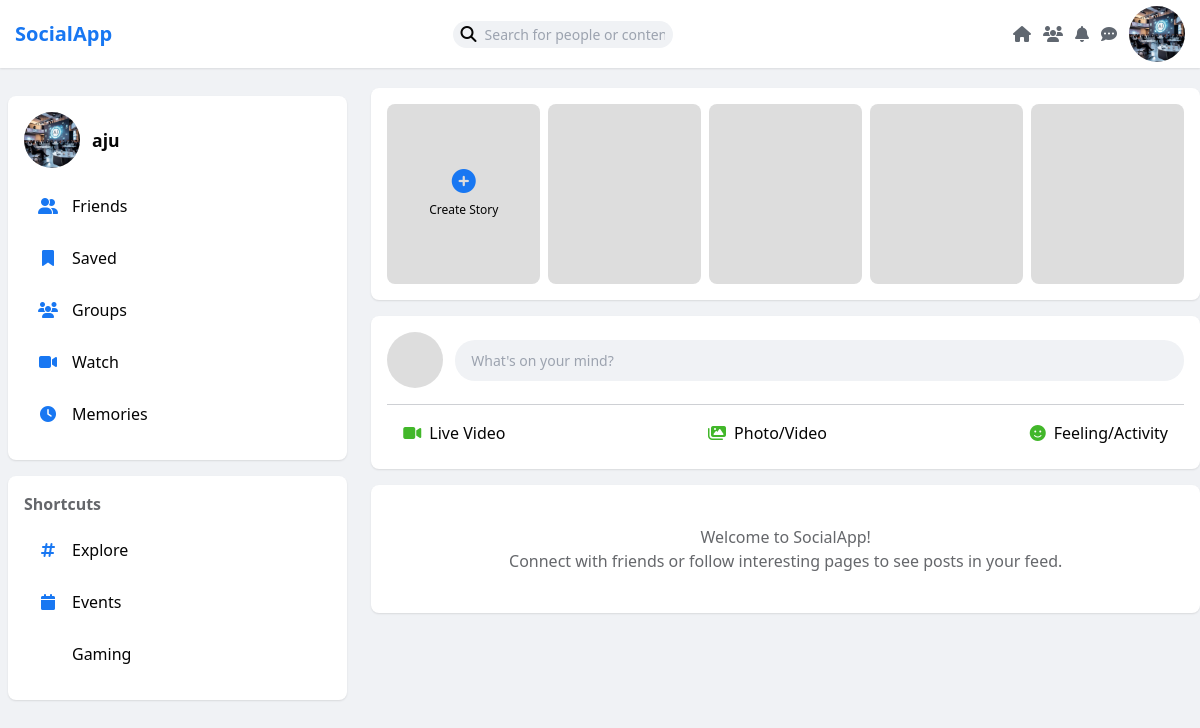
The app's page / (signed in), older data.
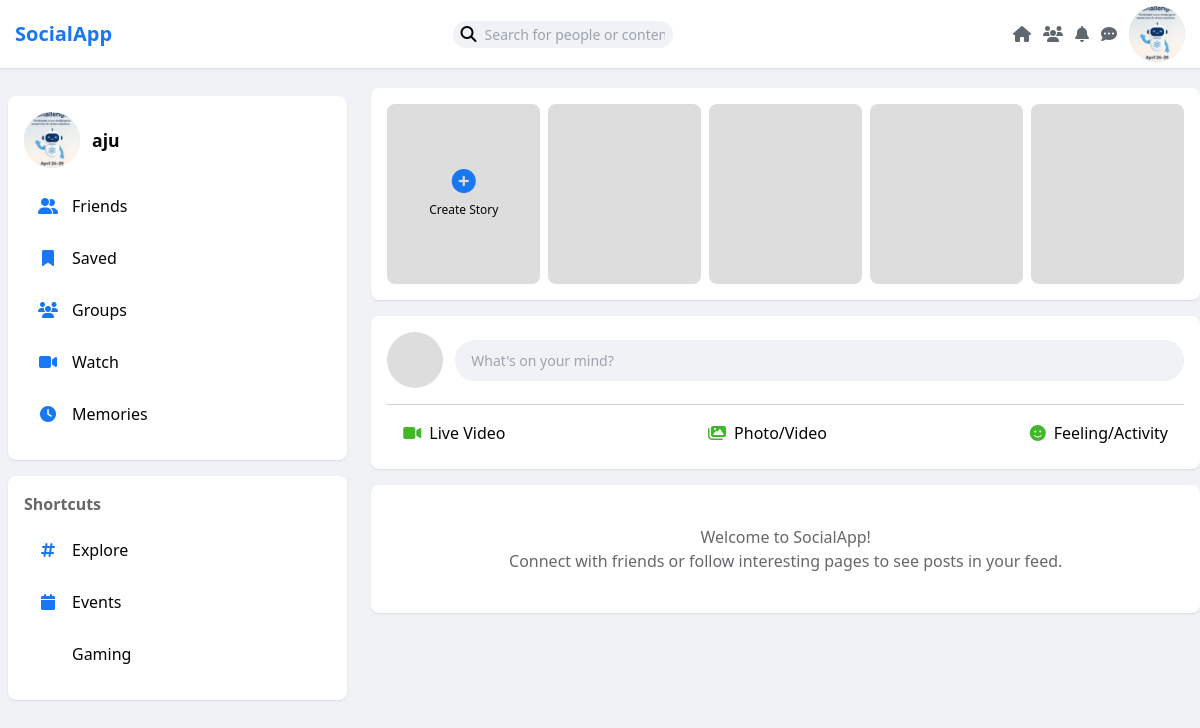
The same page, newer data.
### myapp/models.py (models this page shows, shortened)
class CustomUser(AbstractUser):
    email = models.EmailField(_('email address'), unique=True)
    profile_picture = models.ImageField(upload_to='profile_pics/', default='default.jpg')
    bio = models.TextField(max_length=500, blank=True)
    location = models.CharField(max_length=100, blank=True)
    birth_date = models.DateField(null=True, blank=True)

### myapp/views.py (the view)
# urls.py: path('', views.home_view, name='home'),
def home_view(request):
    return render(request, 'home.html')

### templates/home.html (shortened to what this page needs)
{% extends 'navbar.html' %}
{% load static %}
{% block content %}
    <link rel="stylesheet" href="https://cdnjs.cloudflare.com/ajax/libs/font-awesome/6.4.0/css/all.min.css">
    <div class="main-content">
        <div class="left-sidebar">
            <div class="profile-card">
                <div class="profile-info">
                    {% if user.is_authenticated and user.profile_picture %}
                    <img src="{{ user.profile_picture.url }}" alt="Profile Picture" class="user-avatar" />
                    {% else %}
                    <img src="{% static 'default-avatar.png' %}" alt="Default Avatar" class="user-avatar" />
                    {% endif %}
                    <div class="profile-name">{{ user.username }}</div>
                </div>
                <ul class="sidebar-menu">
                    <li>
                        <a href="{% url 'friends' %}">
                            <i class="fas fa-user-friends"></i>
                            <span>Friends</span>
                        </a>
                    </li>
                    <li>
                        <a href="{% url 'saved' %}">
                            <i class="fas fa-bookmark"></i>
                            <span>Saved</span>
                        </a>
                    </li>
                    <li>
                        <a href="{% url 'groups' %}">
                            <i class="fas fa-users"></i>
                            <span>Groups</span>
                        </a>
                    </li>
                    <li>
                        <a href="{% url 'watch' %}">
                            <i class="fas fa-video"></i>
                            <span>Watch</span>
                        </a>
                    </li>
                    <li>
                        <a href="{% url 'memories' %}">
                            <i class="fas fa-clock"></i>
                            <span>Memories</span>
                        </a>
                    </li>
                </ul>
            </div>
            <div class="sidebar-card">
                <div class="card-title">Shortcuts</div>
                <ul class="sidebar-menu">
                    <li>
                        <a href="{% url 'explore' %}">
                            <i class="fas fa-hashtag"></i>
                            <span>Explore</span>
                        </a>
                    </li>
                    <li>
                        <a href="{% url 'events' %}">
                            <i class="fas fa-calendar"></i>
                            <span>Events</span>
                        </a>
                    </li>
                    <li>
                        <a href="{% url 'gaming' %}">
                            <span>Gaming</span>
                        </a>
                    </li>
                </ul>
            </div>
        </div>
        <div class="center-feed">
            <div class="stories">
                <div class="story story-add">
                    <i class="fas fa-plus-circle"></i>
                    <span>Create Story</span>
                </div>
                <div class="story"></div>
                <div class="story"></div>
                <div class="story"></div>
                <div class="story"></div>
            </div>
            <div class="create-post">
                <div class="post-input">
                    <div class="user-avatar"></div>
                    <input type="text" placeholder="What's on your mind?">
                </div>
                <div class="post-options">
                    <div class="post-option">
                        <i class="fas fa-video"></i>
                        <span>Live Video</span>
                    </div>
                    <div class="post-option">
                        <i class="fas fa-images"></i>
                        <span>Photo/Video</span>
                    </div>
                    <div class="post-option">
                        <i class="fas fa-smile"></i>
                        <span>Feeling/Activity</span>
                    </div>
                </div>
            </div>
            <div class="empty-feed">
                <h3>Welcome to SocialApp!</h3>
                <p>Connect with friends or follow interesting pages to see posts in your feed.</p>
            </div>
        </div>
    </div>
{% endblock %}

### templates/navbar.html (shortened to what this page needs)
{% load static %}
<!DOCTYPE html>
<html lang="en">
<head>
    <script src="https://cdn.tailwindcss.com"></script>
    <link rel="stylesheet" href="https://cdnjs.cloudflare.com/ajax/libs/font-awesome/6.4.0/css/all.min.css"/>
</head>
<body>
    <header>
        <a href="{% url 'home' %}" class="logo">SocialApp</a>
        <form action="{% url 'search' %}" method="get" class="search-bar" role="search" aria-label="Site search">
            <i class="fas fa-search" aria-hidden="true"></i>
            <input type="text" name="q" placeholder="Search for people or content" aria-label="Search input" />
        </form>
        <nav class="nav-icons" aria-label="Primary navigation">
            <a href="{% url 'home' %}" class="nav-icon" title="Home" aria-label="Home">
                <i class="fas fa-home" aria-hidden="true"></i>
            </a>
            <a href="{% url 'users_list' %}" class="nav-icon" title="Users" aria-label="Users">
                <i class="fas fa-users" aria-hidden="true"></i>
            </a>
            <a href="{% url 'notifications' %}" class="nav-icon" title="Notifications" aria-label="Notifications">
                <i class="fas fa-bell" aria-hidden="true"></i>
            </a>
            <a href="{% url 'messages' %}" class="nav-icon" title="Messages" aria-label="Messages">
                <i class="fas fa-comment-dots" aria-hidden="true"></i>
            </a>
            <a href="{% url 'profile' %}" class="nav-icon" title="Profile" aria-label="Profile">
                {% if user.is_authenticated and user.profile_picture %}
                    <img src="{{ user.profile_picture.url }}" alt="Profile Picture" class="user-avatar" />
                {% else %}
                    <img src="{% static 'default-avatar.png' %}" alt="Default Avatar" class="user-avatar" />
                {% endif %}
            </a>
        </nav>
    </header>
    {% block content %}
    {% endblock %}
</body>
</html>

### templates/navbar.html (style rules this page uses)
body { font-family: Arial, sans-serif; margin: 0; background-color: #f0f2f5; }
header { background-color: #ffffff; padding: 6px 15px; display: flex; align-items: center; justify-content: space-between; box-shadow: 0 1px 2px rgba(0, 0, 0, 0.1); position: sticky; top: 0; z-index: 1000; }
.logo { font-size: 20px; font-weight: bold; color: #1877f2; text-decoration: none; }
.search-bar { display: flex; align-items: center; background-color: #f0f2f5; border-radius: 20px; padding: 3px 8px; width: 220px; }
.search-bar input { border: none; background: none; outline: none; margin-left: 8px; width: 100%; font-size: 14px; }
.nav-icons { display: flex; align-items: center; gap: 12px; }
.nav-icon { position: relative; cursor: pointer; text-decoration: none; color: inherit; display: flex; align-items: center; font-size: 16px; }
.nav-icon i { font-size: 16px; color: #606770; }
.user-avatar { width: 26px; height: 26px; border-radius: 50%; object-fit: cover; cursor: pointer; }
.main-content { display: flex; justify-content: center; margin-top: 20px; }

### templates/home.html (style rules this page uses)
:root { --primary-color: #1877f2; --secondary-color: #42b72a; --bg-color: #f0f2f5; --card-color: #ffffff; --text-primary: #050505; --text-secondary: #65676b; --divider-color: #ced0d4; }
* { margin: 0; padding: 0; box-sizing: border-box; font-family: 'Segoe UI', Roboto, Helvetica, Arial, sans-serif; }
body { background-color: var(--bg-color); color: var(--text-primary); }
.main-content { display: flex; padding-top: 20px; max-width: 1200px; margin: 0 auto; gap: 16px; }
.left-sidebar { width: 25%; position: sticky; top: 20px; height: calc(100vh - 20px); overflow-y: auto; padding: 8px; }
.profile-card { background-color: var(--card-color); border-radius: 8px; padding: 16px; box-shadow: 0 1px 2px rgba(0, 0, 0, 0.1); margin-bottom: 16px; }
.profile-info { display: flex; align-items: center; gap: 12px; margin-bottom: 16px; }
.profile-avatar, .user-avatar { width: 56px; height: 56px; border-radius: 50%; object-fit: cover; background-color: #ddd; flex-shrink: 0; }
.profile-name { font-weight: 600; font-size: 1.1rem; color: var(--text-primary); }
.sidebar-menu { list-style: none; padding-left: 0; }
.sidebar-menu li { margin-bottom: 8px; }
.sidebar-menu li a { text-decoration: none; color: inherit; display: flex; align-items: center; gap: 12px; padding: 10px 12px; border-radius: 8px; transition: background-color 0.3s ease; font-size: 1rem; }
.sidebar-menu i { width: 24px; text-align: center; color: var(--primary-color); }
.center-feed { width: 50%; }
.stories { background-color: var(--card-color); border-radius: 8px; padding: 16px; box-shadow: 0 1px 2px rgba(0, 0, 0, 0.1); margin-bottom: 16px; display: flex; gap: 8px; overflow-x: auto; }
.story { min-width: 100px; height: 180px; border-radius: 8px; position: relative; cursor: pointer; flex: 1; background-color: #ddd; }
.story-add { display: flex; flex-direction: column; align-items: center; justify-content: center; color: var(--text-primary); }
.story-add i { font-size: 24px; margin-bottom: 8px; color: var(--primary-color); }
.story-add span { font-size: 12px; }
.create-post { background-color: var(--card-color); border-radius: 8px; padding: 16px; box-shadow: 0 1px 2px rgba(0, 0, 0, 0.1); margin-bottom: 16px; }
.post-input { display: flex; align-items: center; gap: 12px; margin-bottom: 16px; }
.post-input input { flex: 1; padding: 10px 16px; border-radius: 20px; border: none; background-color: #f0f2f5; font-size: 14px; }
.post-options { display: flex; justify-content: space-between; padding-top: 8px; border-top: 1px solid var(--divider-color); }
.post-option { display: flex; align-items: center; gap: 8px; padding: 8px 16px; border-radius: 8px; cursor: pointer; }
.post-option i { color: var(--secondary-color); }
.empty-feed { background-color: var(--card-color); border-radius: 8px; padding: 40px 16px; box-shadow: 0 1px 2px rgba(0, 0, 0, 0.1); margin-bottom: 16px; text-align: center; color: var(--text-secondary); }
.sidebar-card { background-color: var(--card-color); border-radius: 8px; padding: 16px; box-shadow: 0 1px 2px rgba(0, 0, 0, 0.1); margin-bottom: 16px; }
.card-title { font-size: 16px; font-weight: 600; margin-bottom: 12px; color: var(--text-secondary); }
@media (max-width: 1200px) { .left-sidebar { width: 30%; } }
@media (max-width: 1200px) { .center-feed { width: 70%; } }

Row changes from the older to the newer data that the page shows:
changed CustomUser "aju": profile_picture: a different picture
